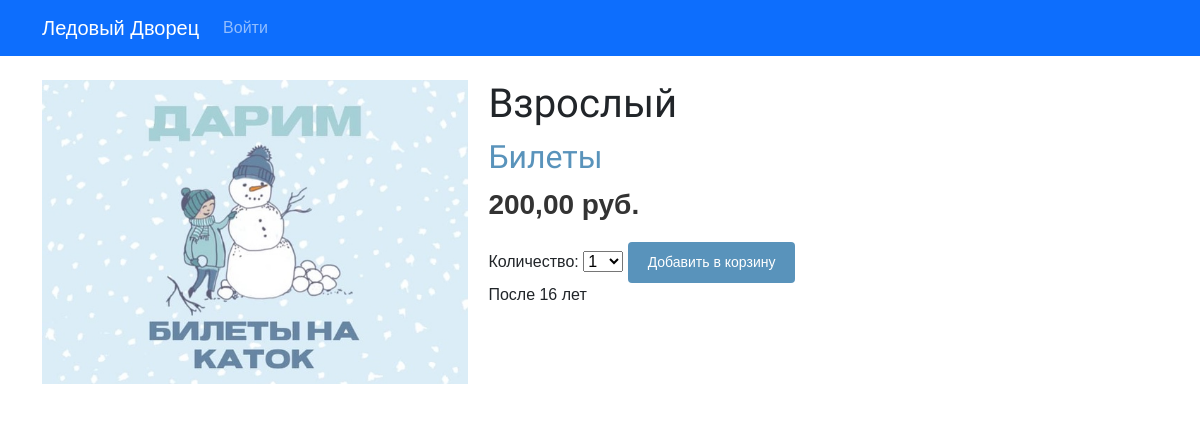
/product/6/vzroslyj/, run on the app's committed database.
### palace/models.py (models this page shows, shortened)
class Product(models.Model):
    category = models.ForeignKey(Category, related_name='products', on_delete=models.CASCADE, verbose_name='Категория')
    name = models.CharField(max_length=200, verbose_name='Услуга')
    slug = models.CharField(max_length=200, verbose_name='Слаг')
    image = models.ImageField(upload_to='products/%Y/%m/%d', blank=True, verbose_name='Изображение')
    description = models.TextField(blank=True, verbose_name='Описание')
    price = models.DecimalField(max_digits=10, decimal_places=2, verbose_name='Цена')
    available = models.BooleanField(default=True, verbose_name='Доступен')
    created = models.DateTimeField(auto_now_add=True, verbose_name='Дата создания')
    updated = models.DateTimeField(auto_now=True, verbose_name='Дата обновления')
    class Meta:
        ordering = ['name']
        indexes = [models.Index(fields=['id', 'slug']),
                   models.Index(fields=['name']),
                   models.Index(fields=['-created']),
                   ]
        verbose_name = 'услуга'
        verbose_name_plural = 'услуги'

class Category(models.Model):
    name = models.CharField(max_length=200, verbose_name='Категория')
    slug = models.CharField(max_length=200, unique=True, verbose_name='Слаг')
    class Meta:
        ordering = ['name']  # сортировка по имени
        indexes = [models.Index(fields=['name']), ]
        verbose_name = 'категория'
        verbose_name_plural = 'категории'
    def __str__(self):
        return self.name
    def get_absolute_url(self):# создание URL-адреса для категории
        return reverse('palace:product_list_by_category', args=[self.slug])

### palace/views.py (the view)
# urls.py: path('product/<int:id>/<slug:slug>/', views.product_detail, name='product_detail'),
def product_detail(request, id, slug):
    product = get_object_or_404(Product,
                                id=id,
                                slug=slug,
                                available=True)
    cart_product_form = CartAddProductForm()
    return render(request,
                  'palace/product/detail.html',
                  {'product': product, 'cart_product_form': cart_product_form})

### cart/forms.py
class CartAddProductForm(forms.Form):  # форма для добавления товара в корзину
    quantity = forms.TypedChoiceField(
        choices=PRODUCT_QUANTITY_CHOICES,
        coerce=int, label='Количество')  # Меняем название на русский
    override = forms.BooleanField(required=False,
                                  initial=False,
                                  widget=forms.HiddenInput)

### cart/context_processors.py (called while the page is built)
def cart(request):
    return {'cart': Cart(request)}

### palace/templates/palace/product/detail.html (shortened to what this page needs)
{% extends "palace/base.html"%}
{% load static %}
{% block content %}
  <div class="product-detail">
     <img src="{% if product.image %}{{ product.image.url }}{% else %}{% static "img/no-image.png" %}{% endif %}">
     <h1>{{ product.name }}</h1>
     <h2>
        <a href="{{ product.category.get_absolute_url }}">
           {{ product.category }}
        </a>
     </h2>
     <p class="price">{{ product.price }} руб.</p>
     <form action="{% url "cart:cart_add" product.id %}" method="post">
        {{ cart_product_form }}
        <input type="submit" value="Добавить в корзину">
     </form>
     {{ product.description|linebreaks }}
  </div>
{% endblock%}

### palace/static/css/base.css (style rules this page uses)
body { margin:0; padding:0; font-family:helvetica, sans-serif; }
h1, h2, h3, h4, h5 , h6 { font-family: 'Ubuntu', sans-serif; font-weight:normal; }
a { text-decoration:none; color:#5993bb; }
a.button, input[type="submit"] { color:#fff; background:#5993bb; border-radius:4px; padding:10px 20px; font-size:14px; border:0; }
.product-detail { text-align:justify; }
.product-detail .price { color:#333; font-size:28px; font-weight:bold; }
.product-detail img { width:40%; float:left; padding:0 20px 20px 0; }
.product-detail h1 { margin-bottom:0; }
.product-detail h2 { margin-top:10px; }

### data on the page
Product: image (picture), name "Взрослый", category "Билеты", price "200,00", description "После 16 лет"
